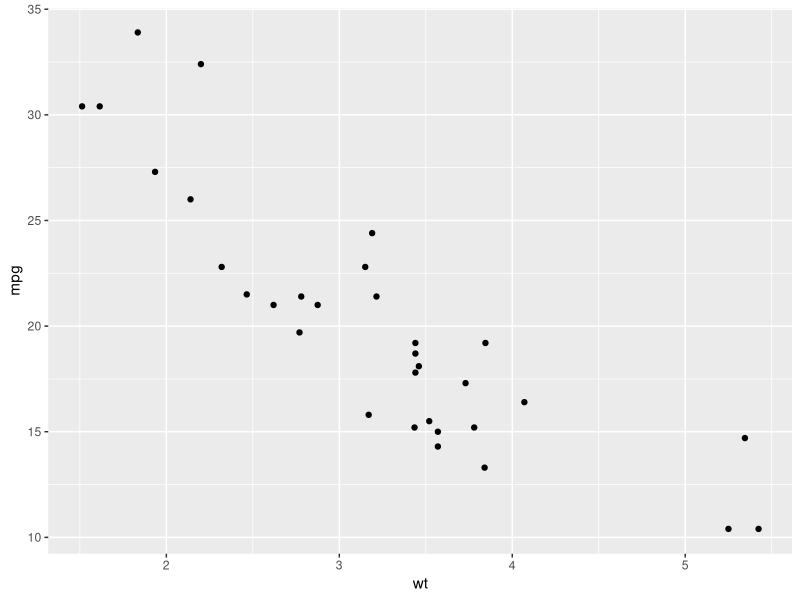
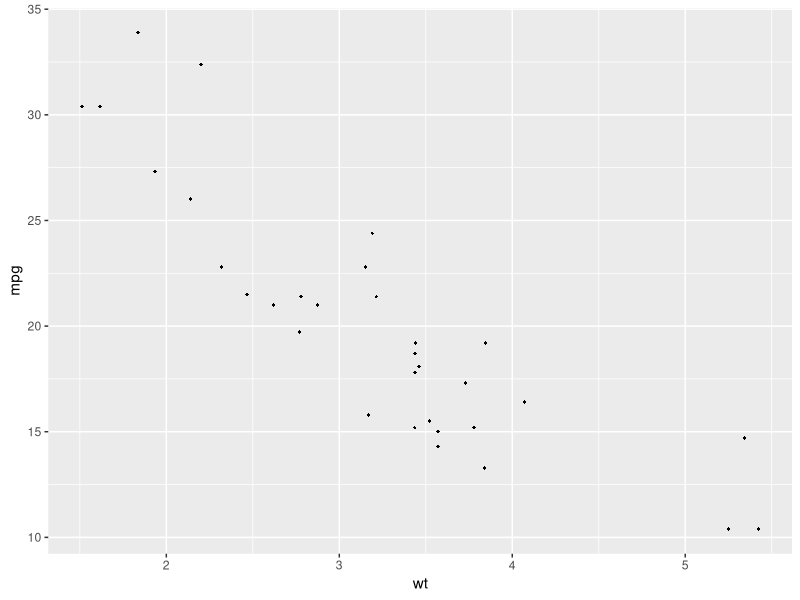
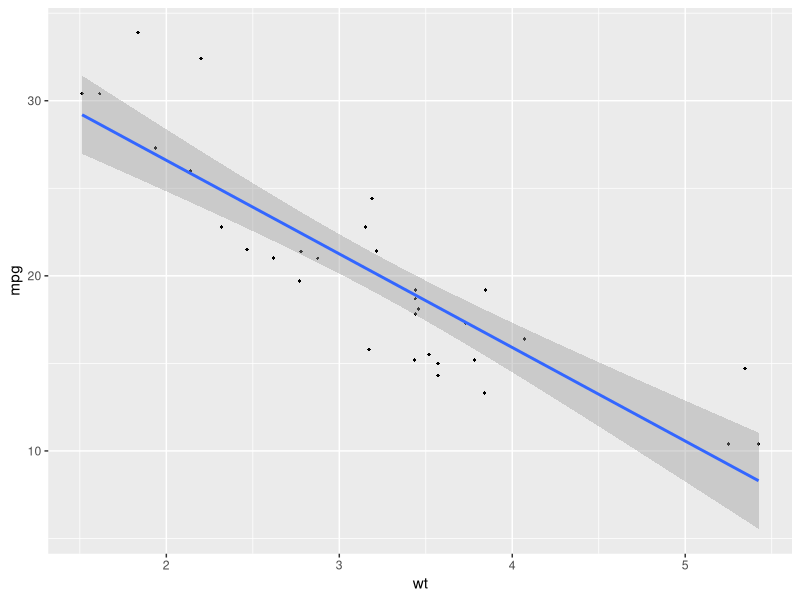
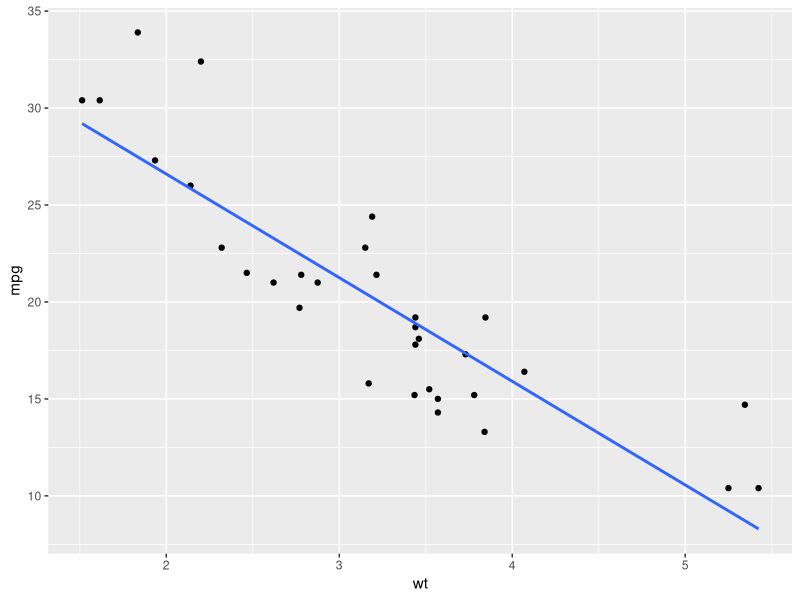
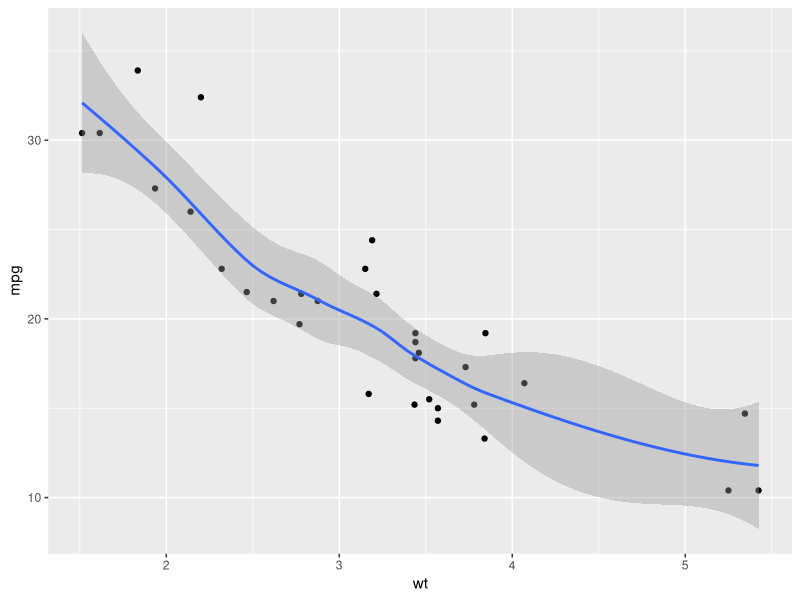
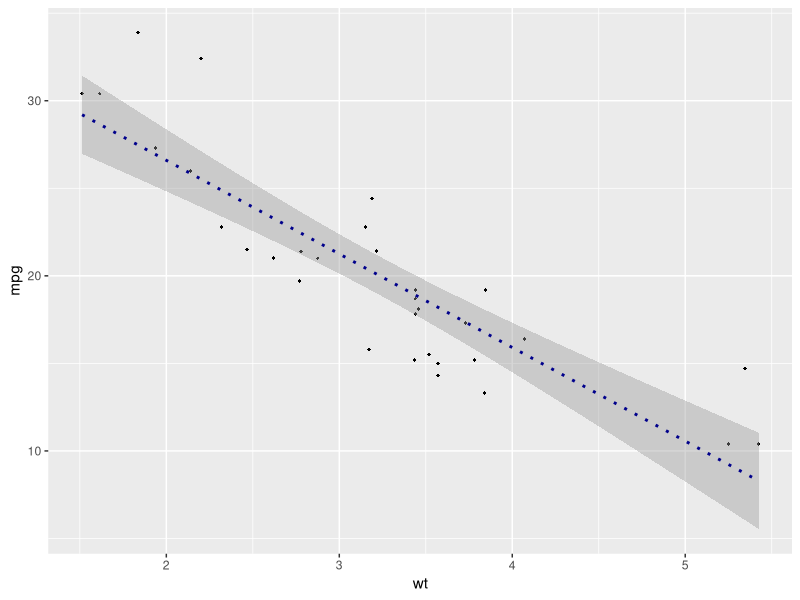
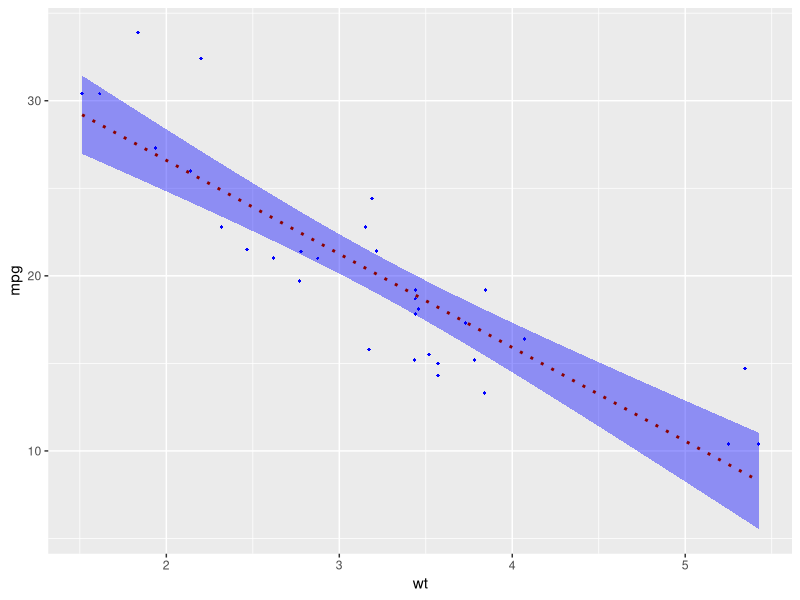
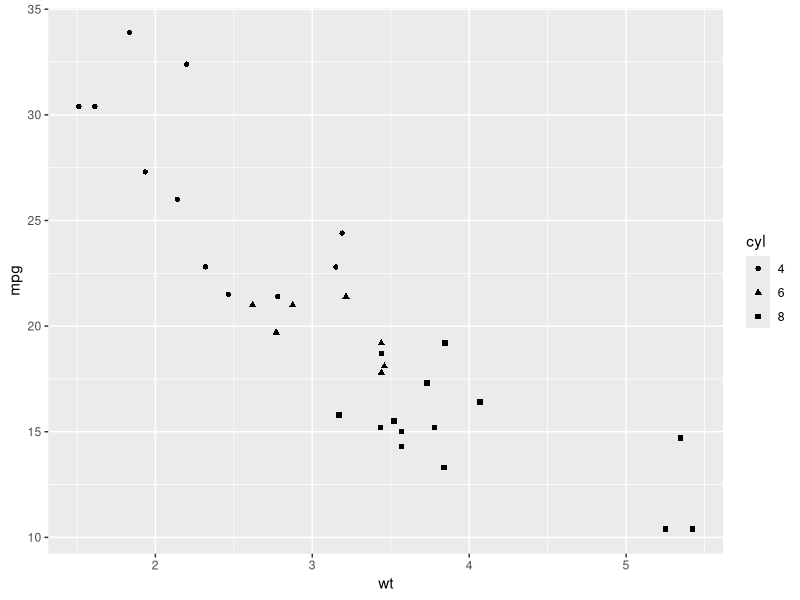

These charts were generated, in order, by the following R code:
# install.packages("ggplot2")
install.packages("ggplot2")
library(ggplot2)

dataset = mtcars

# Generating a basic scatter plot

ggplot(dataset, aes(x = wt, y = mpg)) +
  geom_point()

# Changing the point size and shape
ggplot(dataset, aes(x = wt, y = mpg)) +
  geom_point(size=1, shape=18)

# Adding the regression line
ggplot(dataset, aes(x = wt, y = mpg)) +
  geom_point(size=1, shape=18) +
  geom_smooth(method = lm)

# Removing the confidence interval
ggplot(dataset, aes(x = wt, y = mpg)) +
  geom_point()+
  geom_smooth(method = lm, se = FALSE)
  
# Losses method
  ggplot(dataset, aes(x = wt, y = mpg)) +
    geom_point() +
    geom_smooth()
  
# Change the line type and color
 ggplot(dataset, aes(x = wt, y = mpg)) +
    geom_point(size=1, shape=18) +
    geom_smooth(method = lm, linetype = "dotted",
                color = "darkblue")

# Changing the confidence interval color
 ggplot(dataset, aes(x = wt, y = mpg)) +
   geom_point(size=1, shape=18, color = "blue") +
   geom_smooth(method = lm, linetype = "dotted",
               color = "darkred", fill ="blue")

# Scatter plot with  multiple groups

# Converting the cyl column from a numeric to factor
dataset$cyl = as.factor(dataset$cyl)

# changing the point shape by the levels of cyl
ggplot(dataset, aes(x = wt, y= mpg, shape= cyl)) +
  geom_point()


# changing point shapes, colors and sizes
ggplot(dataset, aes(x = wt, y= mpg, shape= cyl, color = cyl, size = cyl)) +
  geom_point()

